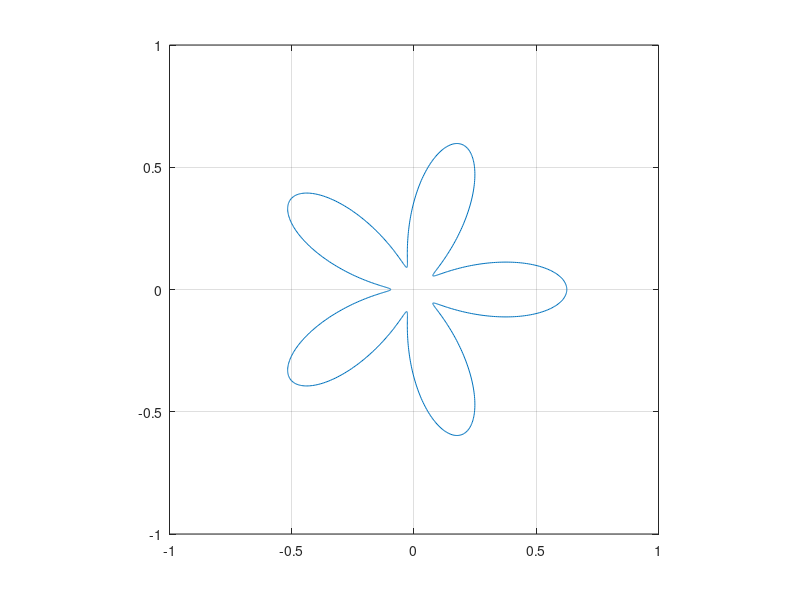

MATLAB code for this plot:
% Generating star-shaped interfaces and finding their curvature as a way to
% choosing lower and upper bounds where the numerical method excels (i.e.,
% well resolved regions).

d = 0;		% Shape parameters: phase.
p = 5;		% Number of arms.
a = 0.265;
b = 0.36;

r = @(theta) a * cos( p * theta - d ) + b;
rPrime = @(theta) -a * p * sin( p * theta - d );
rPrimePrime = @(theta) -a * p^2 * cos( p * theta - d );
curvature = @(theta) (r(theta).^2 + 2 * rPrime(theta).^2 - r(theta).*rPrimePrime(theta))./(r(theta).^2 + rPrime(theta).^2).^1.5;

t = linspace(0, 2*pi, 1000);
R = r(t);
figure; 
plot( R.*cos(t), R.*sin(t), "-" ); 
axis equal; 
grid on; 
limits = [-1, 1];
xlim( limits ); ylim( limits );
hold on;

% figure;
% k = curvature(t);
% plot( t, k, "-" );
% grid on;
% axis normal;